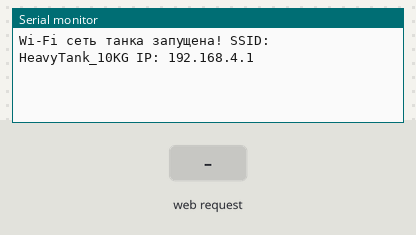
Recording of a sketch running on a simulated ESP32. On the bench: the last lines printed to the serial monitor. The test bench sets the inputs (shaded band).

Above: at 1.2 s.
1.3 s: HTTP request GET /control?move=1&turn=1 received
At 2.5 s:
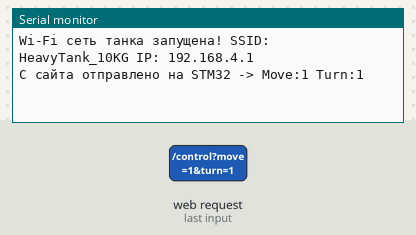
2.8 s: HTTP request GET /control?move=120&turn=120 received
At 3.7 s:
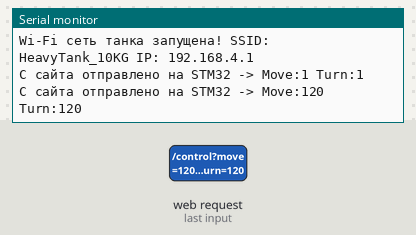

Measured:
- after the input at 1.3 s, the serial monitor: prints a new line at once (image 1)
- after the input at 2.8 s, the serial monitor: prints a new line at once (image 2)

The sketch:

vehicle_controller.ino
```cpp
#include <WiFi.h>
#include <WebServer.h>

// Настройки нативного UART для вашей платы
#define RX_PIN 44
#define TX_PIN 43

// Создаем Wi-Fi сеть нашего танка
const char* ssid = "HeavyTank_10KG";
const char* password = "password123";

WebServer server(80);

// HTML-код пульта управления (откроется в браузере на телефоне)
const String html_page = R"rawliteral(
<!DOCTYPE html>
<html>
<head>
    <meta name='viewport' content='width=device-width, initial-scale=1.0, maximum-scale=1.0, user-scalable=no'>
    <title>Tank Control</title>
    <style>
        body { font-family: Arial, sans-serif; text-align: center; background: #222; color: #fff; margin: 0; padding: 20px; user-select: none; }
        h2 { color: #ff9900; }
        .btn { width: 80%; max-width: 300px; padding: 25px; margin: 10px; font-size: 24px; font-weight: bold; background: #444; color: #fff; border: 3px solid #ff9900; border-radius: 15px; cursor: pointer; }
        .btn:active { background: #ff9900; color: #000; }
        .stop { border-color: #ff3333; background: #552222; }
        .stop:active { background: #ff3333; }
    </style>
</head>
<body>
    <h2>🤖 Tank 10 KG: CONTROLLER</h2>
    <button class="btn" onmousedown="sendCmd(150,0)" ontouchstart="sendCmd(150,0)">FORWARD</button><br>
    <button class="btn" onmousedown="sendCmd(120,-80)" ontouchstart="sendCmd(120,-80)">LEFT</button>
    <button class="btn" onmousedown="sendCmd(120,80)" ontouchstart="sendCmd(120,80)">RIGHT</button><br>
    <button class="btn" onmousedown="sendCmd(-150,0)" ontouchstart="sendCmd(-150,0)">REVERSE</button><br>
    <button class="btn stop" onmousedown="sendCmd(0,0)" ontouchstart="sendCmd(0,0)">STOP (BRAKE)</button>

    <script>
        function sendCmd(move, turn) {
            fetch('/control?move=' + move + '&turn=' + turn);
        }
    </script>
</body>
</html>
)rawliteral";

// Обработчик нажатий кнопок на сайте
void handleControl() {
  if (server.hasArg("move") && server.hasArg("turn")) {
    String moveVal = server.arg("move");
    String turnVal = server.arg("turn");

    // МГНОВЕННО пересылаем команду по UART в STM32
    Serial1.print(moveVal + "," + turnVal + "\n");

    // Дублируем в отладку на Mac
    Serial.printf("С сайта отправлено на STM32 -> Move:%s Turn:%s\n", moveVal.c_str(), turnVal.c_str());
  }
  server.send(200, "text/plain", "OK");
}

void handleRoot() {
  server.send(200, "text/html", html_page);
}

void setup() {
  Serial.begin(115200);
  Serial1.begin(115200, SERIAL_8N1, RX_PIN, TX_PIN);

  // Запускаем точку доступа Wi-Fi
  WiFi.softAP(ssid, password);

  // Привязываем адреса сайта к функциям кода
  server.on("/", handleRoot);
  server.on("/control", handleControl);

  server.begin();
  Serial.println("Wi-Fi сеть танка запущена! SSID: HeavyTank_10KG IP: 192.168.4.1");
}

void loop() {
  server.handleClient(); // Постоянно обрабатываем запросы от сайта
}
```
